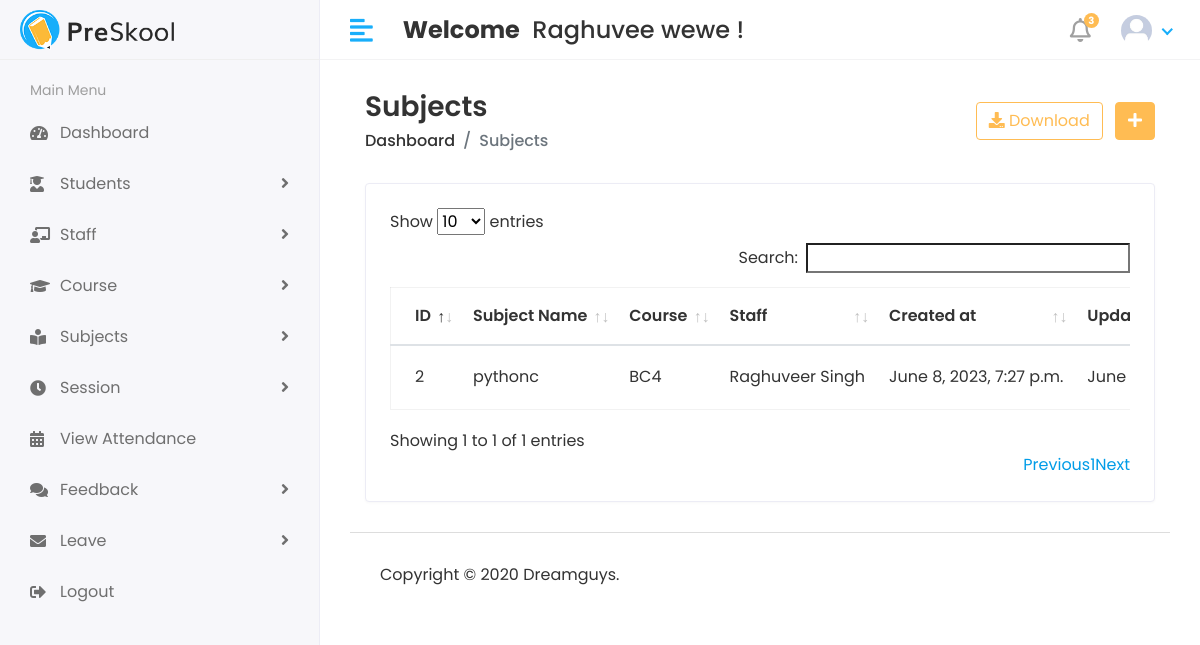
The page /Hod/Subject/View (signed in) on the database its author committed.
### cmsapp/models.py (models this page shows, shortened)
class CustomUser(AbstractUser):
    USER = (
        (1,'HOD'),
        (2,'Staff'),
        (3,'Student'),
    )
    user_type = models.CharField(choices=USER, max_length=50,default=1)
    profile_pic = models.ImageField(upload_to='media/profile_pic')

class Subject(models.Model):
    name = models.CharField(max_length=100)
    course = models.ForeignKey(Course,on_delete=models.CASCADE)
    staff = models.ForeignKey(Staff,on_delete=models.CASCADE)
    created_at = models.DateTimeField(auto_now_add=True)
    updated_at = models.DateTimeField(auto_now_add=True)

class Course(models.Model):
    name = models.CharField(max_length=100)
    created_at = models.DateTimeField(auto_now_add=True)
    updated_at = models.DateTimeField(auto_now=True)
    def __str__(self):
        return self.name

class Staff(models.Model):
    admin = models.OneToOneField(CustomUser,on_delete=models.CASCADE)
    address = models.TextField()
    gender = models.CharField(max_length=100)
    created_at = models.DateTimeField(auto_now_add=True)
    updated_at = models.DateTimeField(auto_now=True)

### college_management_system/HOD_views.py (the view)
# urls.py: path('Hod/Subject/View',HOD_views.VIEW_SUBJECT,name='view_subject'),
@login_required(login_url='/')
def VIEW_SUBJECT(request):
    subject = Subject.objects.all()
    context = {
        'subject':subject,
    }
    return render(request, 'HOD/view_subject.html',context)

### templates/HOD/view_subject.html (shortened to what this page needs)
{% extends 'base.html' %}
{% block content %}
<div class="content container-fluid">
               <div class="page-header">
                  <div class="row align-items-center">
                     <div class="col">
                        <h3 class="page-title">Subjects</h3>
                        <ul class="breadcrumb">
                           <li class="breadcrumb-item"><a href="index.html">Dashboard</a></li>
                           <li class="breadcrumb-item active">Subjects</li>
                        </ul>
                     </div>
                     <div class="col-auto text-right float-right ml-auto">
                        <a href="#" class="btn btn-outline-primary mr-2"><i class="fas fa-download"></i> Download</a>
                        <a href="add-student.html" class="btn btn-primary"><i class="fas fa-plus"></i></a>
                     </div>
                  </div>
               </div>
               <div class="row">
                  <div class="col-sm-12">
                     <div class="card card-table">
                        <div class="card-body">
                           <div class="table-responsive">
                              <table id="table_id" class="table table-hover table-center mb-0 ">
                                 <thead>
                                    <tr>
                                       <th>ID</th>
                                       <th>Subject Name</th>
                                        <th>Course</th>
                                        <th>Staff</th>
                                       <th>Created at</th>
                                       <th>Updated at</th>
                                    </tr>
                                 </thead>
                                 <tbody>
                                 {% for i in subject %}
                                    <tr>
                                       <td>{{i.id}}</td>
                                       <td>{{i.name}}</td>
                                       <td>{{i.course}}</td>
                                       <td>{{i.staff.admin.first_name}}&nbsp;{{i.staff.admin.last_name}}</td>
                                       <td>{{i.created_at}}</td>
                                       <td>{{i.updated_at}}</td>
                                    </tr>
                                    {% endfor %}
                                 </tbody>
                              </table>
                           </div>
                        </div>
                     </div>
                  </div>
               </div>
            </div>
{% endblock %}

### templates/includes/header.html (shortened to what this page needs)
{% load static %}
   <div class="header">
            <div class="header-left">
               <a href="index.html" class="logo">
               <img src="{% static 'assets/img/logo.png' %}" alt="Logo">
               </a>
            </div>
            <a href="javascript:void(0);" id="toggle_btn">
            <i class="fas fa-align-left"></i>
            </a>
            <div class="top-nav-search mt-3">
               <h4>
                  <strong>Welcome</strong>&nbsp; <span>{{user.first_name}} {{user.last_name}} !</span>
               </h4>
            </div>
            <ul class="nav user-menu">
               <li class="nav-item dropdown noti-dropdown">
                  <a href="#" class="dropdown-toggle nav-link" data-toggle="dropdown">
                  <i class="far fa-bell"></i> <span class="badge badge-pill">3</span>
                  </a>
               </li>
               <li class="nav-item dropdown has-arrow">
                  <a href="#" class="dropdown-toggle nav-link" data-toggle="dropdown">
                     {% if user.profile_pic == "" %}
                     <span class="user-img"><img class="rounded-circle" src="{% static 'assets/img/noimg.jpg' %}" width="31" alt=""></span>
                     {% else %}
                  <span class="user-img"><img class="rounded-circle" src="/{{user.profile_pic}}" width="31" alt="Ryan Taylor"></span>
                     {% endif %}
                  </a>
               </li>
            </ul>
         </div>

### static/assets/css/style.css (style rules this page uses)
html { height: 100%; }
body { background-color: #fff; color: #333; font-family: 'Poppins', sans-serif; font-size: 1rem; height: 100%; line-height: 1.5; overflow-x: hidden; }
h1, h2, h3, h4, h5, h6 { font-family: 'Poppins', sans-serif; margin-top: 0; }
a { color: #009ce7; }
input, button, a { transition: all 0.4s ease; -moz-transition: all 0.4s ease; -o-transition: all 0.4s ease; -ms-transition: all 0.4s ease; -webkit-transition: all 0.4s ease; }
ul, ol { padding: 0px; list-style: none; }
.table { color: #333; max-width: 100%; margin-bottom: 0; width: 100%; }
.table.dataTable { border-collapse: collapse !important; border: 1px solid rgba(0, 0, 0, 0.05); }
.table thead tr th { font-weight: 600; }
.table tbody tr { border-bottom: 1px solid rgba(0, 0, 0, 0.05); }
.table.table-center td, .table.table-center th { vertical-align: middle; }
.card-table .card-body .table > thead > tr > th { border-top: 0; }
.card-table .card-body .table tr td:first-child, .card-table .card-body .table tr th:first-child { padding-left: 1.5rem; }
.card-table .table td, .card-table .table th { border-top: 1px solid #e2e5e8; padding: 1rem 0.75rem; white-space: nowrap; }
.btn-primary { background-color: #FFBC53; border: 1px solid #FFBC53; }
.btn-outline-primary { color: #FFBC53; border-color: #FFBC53; }
.card { border: 1px solid #ececf5; box-shadow: 0 1px 3px 0 rgba(0, 0, 0, 0.03); margin-bottom: 1.875rem; }
.card-body { padding: 1.5rem; }
.header { background-color: #fff; border-bottom: 1px solid #f3f3f4; left: 0; position: fixed; right: 0; top: 0; z-index: 1001; height: 60px; }
.header .header-left { float: left; height: 60px; padding: 0 20px; position: relative; width: 320px; z-index: 1; transition: all 0.2s ease-in-out; background-color: #f7f7fa; border-bottom: 1px solid #efefef; border-right: 1px solid #ececf5; display: flex; align-items: center; }
.header .header-left .logo { display: inline-block; line-height: 60px; }
.header .header-left .logo img { max-height: 40px; width: auto; }
.header .dropdown-toggle:after { display: none; }
.header .has-arrow .dropdown-toggle:after { border-top: 0; border-left: 0; border-bottom: 2px solid #18aefa; border-right: 2px solid #18aefa; content: ''; height: 8px; display: inline-block; pointer-events: none; -webkit-transform-origin: 66% 66%; -ms-transform-origin: 66% 66%; transform-origin: 66% 66%; -webkit-transform: rotate(45deg); -ms-transform: rotate(45deg); transform: rotate(45deg); -webkit-transition: all 0.15s ease-in-out; transition: all 0.15s ease-in-out; width: 8px; vertical-align: 0px; }
.user-menu { float: right; margin: 0; position: relative; z-index: 99; padding-right: 15px; }
.user-menu.nav > li > a { color: #a0a0a0; font-size: 14px; line-height: 58px; padding: 0 15px; height: 60px; }
.user-img { margin-right: 3px; position: relative; }
.top-nav-search { float: left; margin-left: 15px; }
.page-header { margin-bottom: 1.875rem; }
.page-header .breadcrumb { background-color: transparent; color: #6c757d; font-size: 1rem; font-weight: 500; margin-bottom: 0; padding: 0; }
.page-header .breadcrumb a { color: #333; }
.page-title { font-size: 28px; font-weight: 600; color: #333; margin-bottom: 5px; }
.user-menu.nav > li > a .badge { background-color: #FFBC53; display: block; font-size: 10px; font-weight: bold; height: 15px; width: 15px; position: absolute; right: 7px; top: 13px; color: #fff; padding: 3px; }
.user-menu.nav > li > a > i { font-size: 1.5rem; line-height: 60px; }
@media (min-width: 992px) { #toggle_btn { align-items: center; color: #18aefa; display: inline-flex; float: left; font-size: 26px; height: 60px; justify-content: center; margin-left: 15px; padding: 0 15px; } }

### rows shown on the page
CustomUser: first_name "Raghuvee", last_name "wewe", profile_pic (placeholder picture)
Subject: id "2", name "pythonc", course "BC4", staff.admin.first_name "Raghuveer", staff.admin.last_name "Singh", created_at "June 8, 2023, 7:27 p.m.", updated_at "June…"
